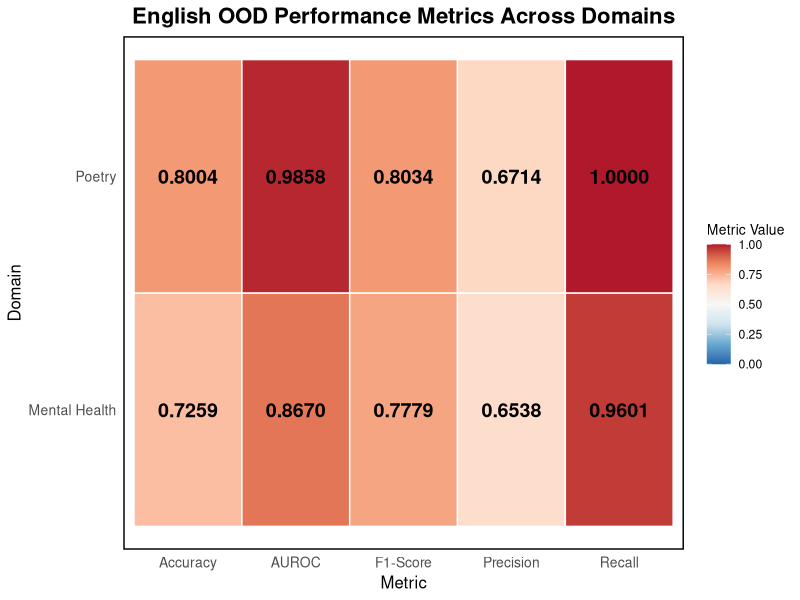
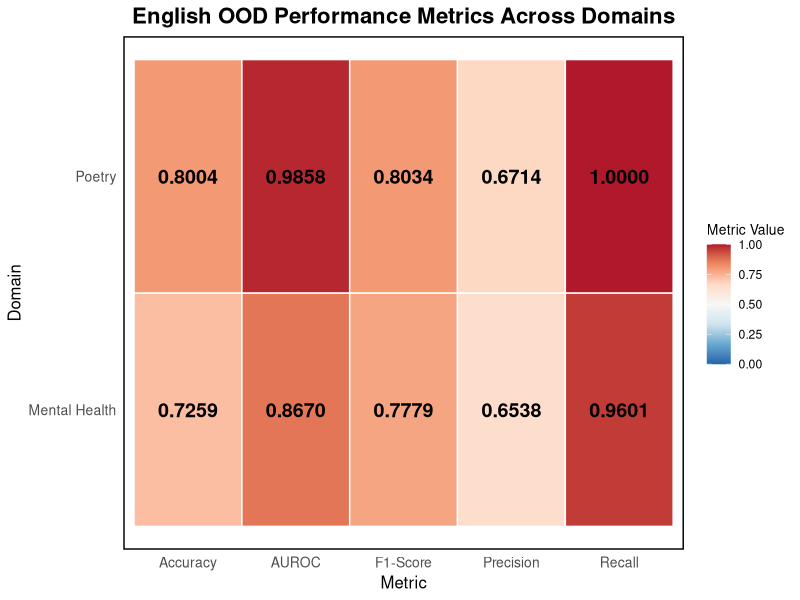

The R source for these figures, in order:
# Load required libraries
library(ggplot2)
library(reshape2)
library(RColorBrewer)

# Create a data frame with the provided metrics
data <- data.frame(
  Domain = rep(c("Poetry", "Mental Health"), each = 5),
  Metric = rep(c("Accuracy", "Precision", "Recall", "F1-Score", "AUROC"), 2),
  Value = c(
    0.8004, 0.6714, 1.0000, 0.8034, 0.9858,  # Poetry
    0.7259, 0.6538, 0.9601, 0.7779, 0.8670   # Mental Health
  )
)

# Pivot the data for heatmap
data_pivot <- dcast(data, Domain ~ Metric, value.var = "Value")

# Convert to long format for ggplot2
data_melt <- melt(data_pivot, id.vars = "Domain", variable.name = "Metric", value.name = "Value")

# Create the heatmap
p <- ggplot(data_melt, aes(x = Metric, y = Domain, fill = Value)) +
  geom_tile(color = "white", linewidth = 0.5) +
  geom_text(aes(label = sprintf("%.4f", Value)), size = 5, fontface = "bold", color = "black") +
  scale_fill_distiller(palette = "RdBu", direction = -1, limits = c(0, 1), name = "Metric Value") +
  labs(title = "English OOD Performance Metrics Across Domains",
       x = "Metric", y = "Domain") +
  theme_minimal() +
  theme(
    plot.title = element_text(hjust = 0.5, size = 16, face = "bold"),
    axis.title = element_text(size = 12),
    axis.text = element_text(size = 10),
    legend.title = element_text(size = 10),
    legend.position = "right",
    panel.grid = element_blank(),
    panel.border = element_rect(fill = NA, color = "black", linewidth = 1)
  )

# Save the plot
ggsave("english_ood_performance_metrics.png", plot = p, width = 8, height = 5, dpi = 300)

# Display the plot
print(p)
